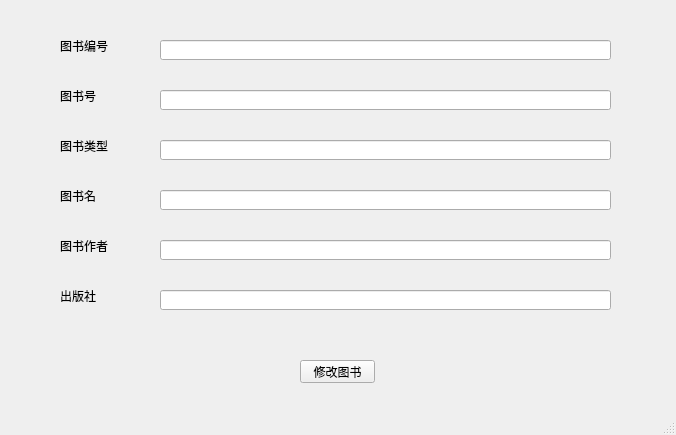
<?xml version="1.0" encoding="UTF-8"?>
<ui version="4.0">
 <class>EditBookWindow</class>
 <widget class="QMainWindow" name="EditBookWindow">
  <property name="geometry">
   <rect>
    <x>0</x>
    <y>0</y>
    <width>676</width>
    <height>435</height>
   </rect>
  </property>
  <property name="windowTitle">
   <string>MainWindow</string>
  </property>
  <widget class="QWidget" name="centralwidget">
   <widget class="QLabel" name="label">
    <property name="geometry">
     <rect>
      <x>60</x>
      <y>40</y>
      <width>54</width>
      <height>12</height>
     </rect>
    </property>
    <property name="text">
     <string>图书编号</string>
    </property>
   </widget>
   <widget class="QLabel" name="label_2">
    <property name="geometry">
     <rect>
      <x>60</x>
      <y>90</y>
      <width>54</width>
      <height>12</height>
     </rect>
    </property>
    <property name="text">
     <string>图书号</string>
    </property>
   </widget>
   <widget class="QLabel" name="label_3">
    <property name="geometry">
     <rect>
      <x>60</x>
      <y>140</y>
      <width>54</width>
      <height>12</height>
     </rect>
    </property>
    <property name="text">
     <string>图书类型</string>
    </property>
   </widget>
   <widget class="QLabel" name="label_4">
    <property name="geometry">
     <rect>
      <x>60</x>
      <y>190</y>
      <width>54</width>
      <height>12</height>
     </rect>
    </property>
    <property name="text">
     <string>图书名</string>
    </property>
   </widget>
   <widget class="QLabel" name="label_5">
    <property name="geometry">
     <rect>
      <x>60</x>
      <y>240</y>
      <width>54</width>
      <height>12</height>
     </rect>
    </property>
    <property name="text">
     <string>图书作者</string>
    </property>
   </widget>
   <widget class="QLabel" name="label_6">
    <property name="geometry">
     <rect>
      <x>60</x>
      <y>290</y>
      <width>54</width>
      <height>12</height>
     </rect>
    </property>
    <property name="text">
     <string>出版社</string>
    </property>
   </widget>
   <widget class="QLineEdit" name="et_bookid">
    <property name="geometry">
     <rect>
      <x>160</x>
      <y>40</y>
      <width>451</width>
      <height>20</height>
     </rect>
    </property>
   </widget>
   <widget class="QPushButton" name="btn_editbook">
    <property name="geometry">
     <rect>
      <x>300</x>
      <y>360</y>
      <width>75</width>
      <height>23</height>
     </rect>
    </property>
    <property name="text">
     <string>修改图书</string>
    </property>
   </widget>
   <widget class="QLineEdit" name="et_booknum">
    <property name="geometry">
     <rect>
      <x>160</x>
      <y>90</y>
      <width>451</width>
      <height>20</height>
     </rect>
    </property>
   </widget>
   <widget class="QLineEdit" name="et_category">
    <property name="geometry">
     <rect>
      <x>160</x>
      <y>140</y>
      <width>451</width>
      <height>20</height>
     </rect>
    </property>
   </widget>
   <widget class="QLineEdit" name="et_bookname">
    <property name="geometry">
     <rect>
      <x>160</x>
      <y>190</y>
      <width>451</width>
      <height>20</height>
     </rect>
    </property>
   </widget>
   <widget class="QLineEdit" name="et_author">
    <property name="geometry">
     <rect>
      <x>160</x>
      <y>240</y>
      <width>451</width>
      <height>20</height>
     </rect>
    </property>
   </widget>
   <widget class="QLineEdit" name="et_publishhouse">
    <property name="geometry">
     <rect>
      <x>160</x>
      <y>290</y>
      <width>451</width>
      <height>20</height>
     </rect>
    </property>
   </widget>
  </widget>
  <widget class="QMenuBar" name="menubar">
   <property name="geometry">
    <rect>
     <x>0</x>
     <y>0</y>
     <width>676</width>
     <height>23</height>
    </rect>
   </property>
  </widget>
  <widget class="QStatusBar" name="statusbar"/>
 </widget>
 <resources/>
 <connections/>
</ui>
